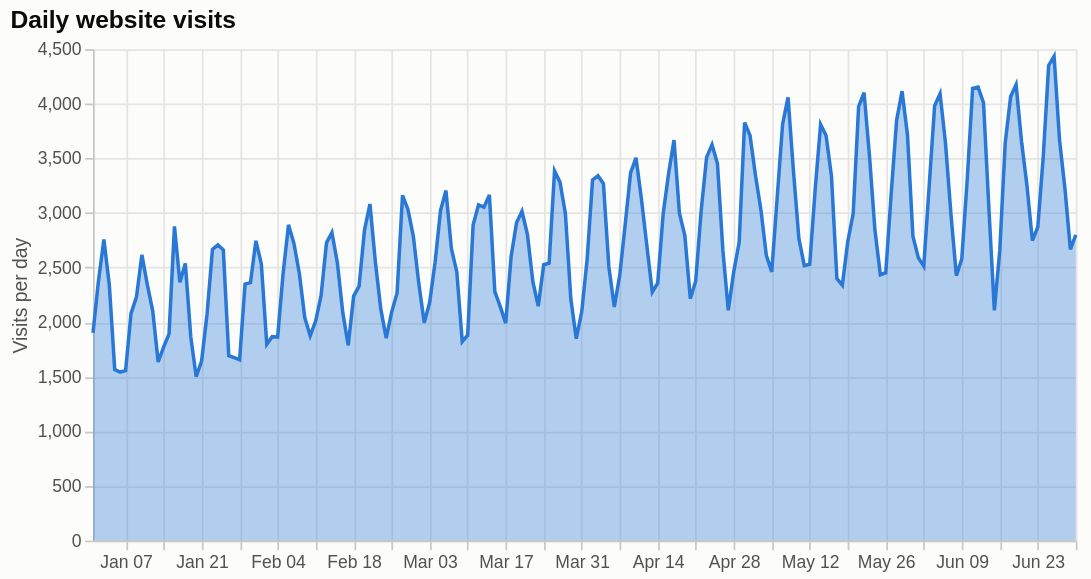

Notebook source saved alongside this figure:
### Markdown cell above
### altair

### Code cell
import altair as alt
chart = alt.Chart(df).mark_area(line={"color": PALETTE[0]}, color=PALETTE[0], opacity=0.35).encode(
    x=alt.X("date:T", title=None), y=alt.Y("visits:Q", title="Visits per day"),
    tooltip=["date:T", "visits:Q"],
).properties(title="Daily website visits", width=560, height=280)
chart

### Figure 1 — Vega-Lite specification as saved in the notebook (floating-point values rounded to 4 significant figures; data arrays with more than 128 entries replaced by an {"elided": "..."} marker saying what was removed)
{"config": {"background": "#fcfcfb", "view": {"stroke": null}, "range": {"category": ["#2a78d6", "#eb6834", "#1baf7a", "#eda100", "#e87ba4", "#008300", "#6250d6", "#e34948"]}, "font": "Helvetica, Arial, sans-serif", "title": {"anchor": "start", "fontSize": 14, "color": "#0b0b0b"}, "axis": {"gridColor": "#e6e5e1", "domainColor": "#c9c8c3", "tickColor": "#c9c8c3", "labelColor": "#52514e", "titleColor": "#52514e", "titleFontWeight": "normal"}, "legend": {"labelColor": "#52514e", "titleColor": "#52514e"}}, "data": {"name": "data-5fe534a2caaabeace2a0b07dc6d74c42"}, "mark": {"type": "area", "color": "#2a78d6", "line": {"color": "#2a78d6"}, "opacity": 0.35}, "encoding": {"tooltip": [{"field": "date", "type": "temporal"}, {"field": "visits", "type": "quantitative"}], "x": {"field": "date", "title": null, "type": "temporal"}, "y": {"field": "visits", "title": "Visits per day", "type": "quantitative"}}, "height": 280, "title": "Daily website visits", "width": 560, "$schema": "https://vega.github.io/schema/vega-lite/v6.4.1.json", "datasets": {"data-5fe534a2caaabeace2a0b07dc6d74c42": {"elided": "182 records"}}}
